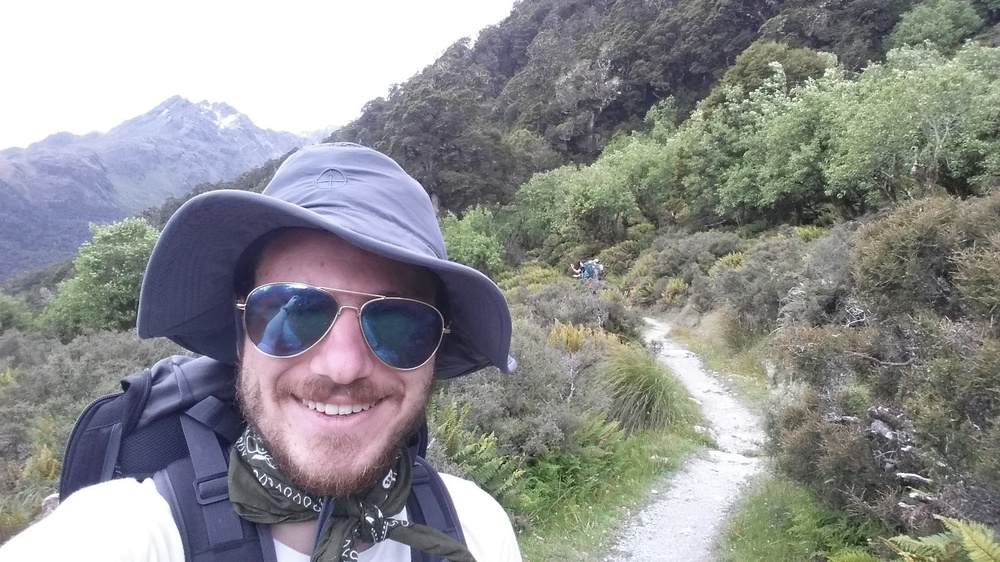
#> input picture raw-images/me.jpg, 1000 x 562 px, shrunk from 1920 x 1080 before the run, found by its file name
$ python temp.py
#> lines starting #> are read from the running program, lines starting #| are printed output that depends on the picture
import PIL
from PIL import Image
import pdb
import matplotlib

def hex_to_rgb(value, index):
    value = value.replace('#', '')
    # pdb.set_trace()
    return ([int(value[i:i+2], 16) for i in (0, 2, 4)][index]) / 255.


# list_colors = [
#     '#D34FB9',
#     '#458ADC',
#     '#06C2F8',
#     '#87004A',
#     '#FF9E00'
# ]

# list_colors = [
#     '#D34FB9',
#     '#458ADC',
#     '#06C2F8',
#     '#87004A',
#     '#FF9E00'
# ]

# Get from color hunter
import requests
from bs4 import BeautifulSoup


palette_number = '2084768'
# palette_type = 'dull0'
palette_type = 'vibrant0'


# [7 lines of commented-out code are left out]


list_colors = [
    '#FF02FF',
    'FFD5FF',
    'A67EF2',
    '3D00FF',
    'EB0004',
    'FFB01A'
]


color_mapping = {
    'red': 0,
    'green': 1,
    'blue':2
}

from pprint import pprint
cdict = {k: [(float(i) / float(len(list_colors) - 1.), hex_to_rgb(list_colors[i], v), hex_to_rgb(list_colors[i], v)) for i in range(0,len(list_colors))] for k, v in color_mapping.items()}

cmap = matplotlib.colors.LinearSegmentedColormap('cmap1', cdict, 256)

palette = []
for i in range(0,256):

    cmap_resp = cmap(i/255.0)
    palette = palette + list(cmap_resp[:3])

def quantizetopalette(silf, palette, dither=False):
    """Convert an RGB or L mode image to use a given P image's palette."""

    silf.load()

    # use palette from reference image made below
    palette.load()
    im = silf.im.convert("P", 0, palette.im)
    # the 0 above means turn OFF dithering making solid colors
    return silf._new(im)


palettedata = [int(x*255) for x in palette]
palimage = Image.new('P', (32, 32))
#> palimage: PIL image 32x32 P; every value is 0
palimage.putpalette(palettedata)
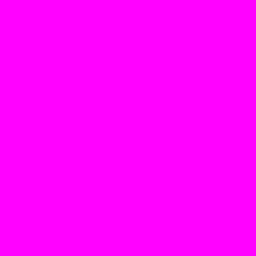
#> palimage: PIL image 32x32 P (shown 8 times larger); mean R, G, B 255, 2, 255
oldimage = Image.open('raw-images\me.jpg')
#> oldimage is the input picture: PIL image 1000x562 RGB; mean R, G, B 141.5, 142.6, 143.1
oldimage = oldimage.convert("RGB")
newimage = quantizetopalette(oldimage, palimage, dither=False)
#> in quantizetopalette, `return silf._new(im)`:
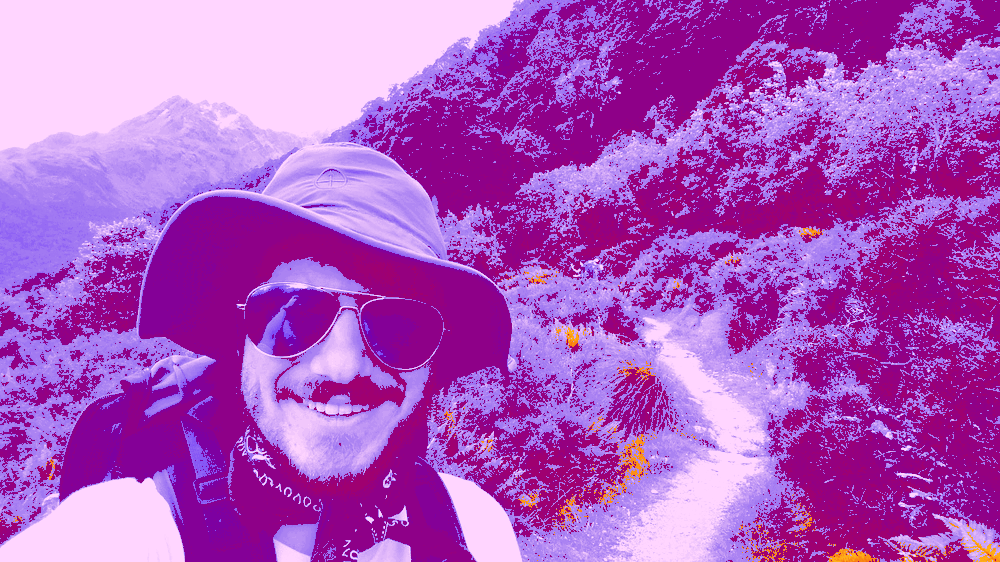
#> returned value: PIL image 1000x562 P; mean R, G, B 175.5, 87, 193.7
newimage.save('raw-images\me.png')

$ run again, with raw-images/4.jpg copied over raw-images/me.jpg
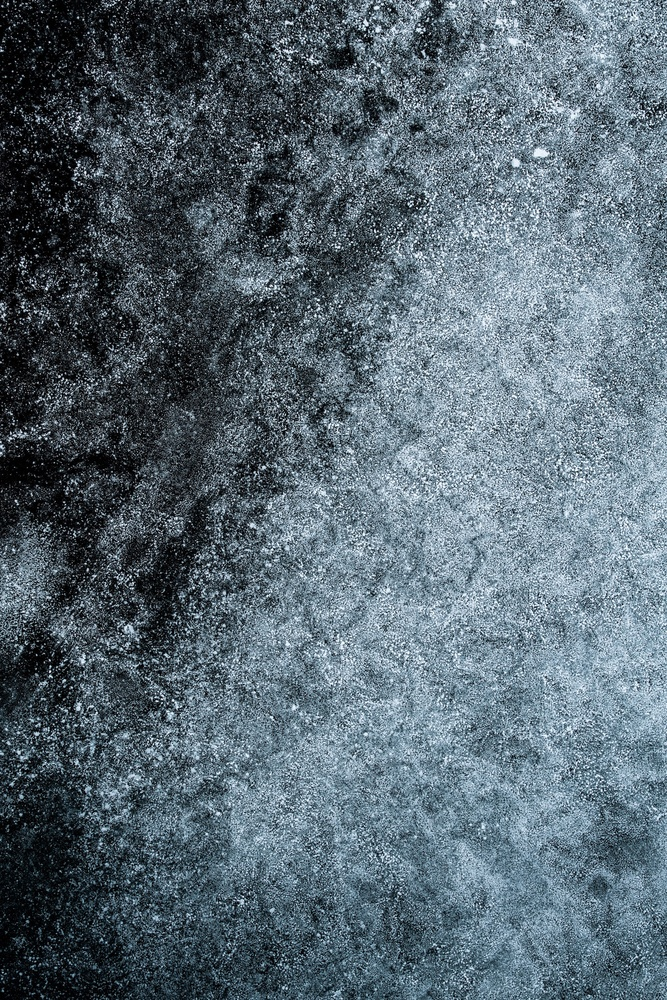
#> input picture raw-images/4.jpg, 667 x 1000 px, shrunk from 1365 x 2048 before the run, found by its file name
#> oldimage is the input picture: PIL image 667x1000 RGB; mean R, G, B 89.3, 104.9, 115.3
#> in quantizetopalette, `return silf._new(im)`:
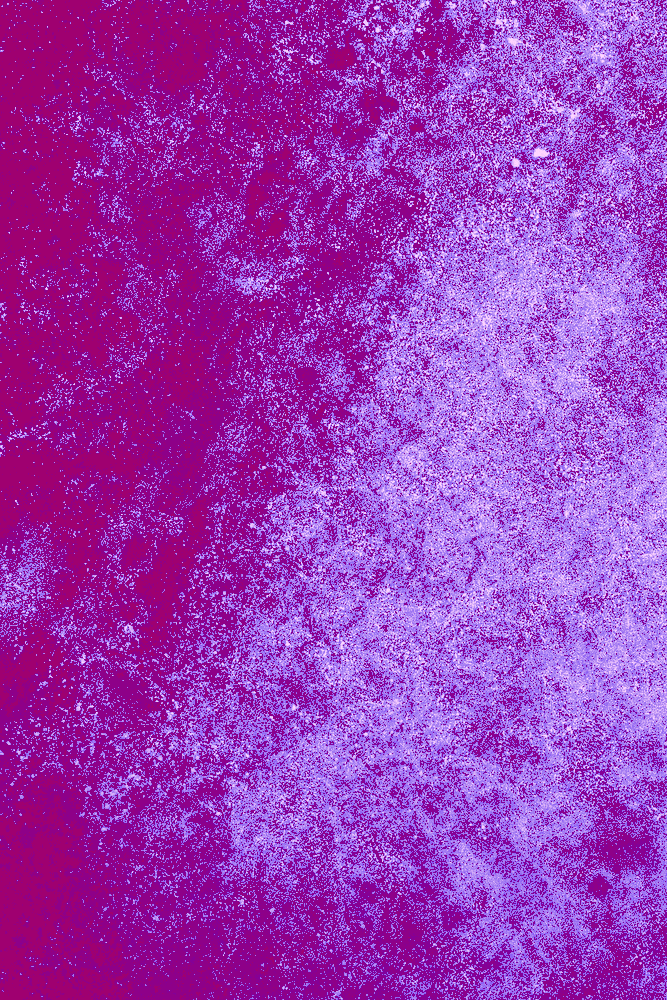
#> returned value: PIL image 667x1000 P; mean R, G, B 156.9, 57.6, 181.8
